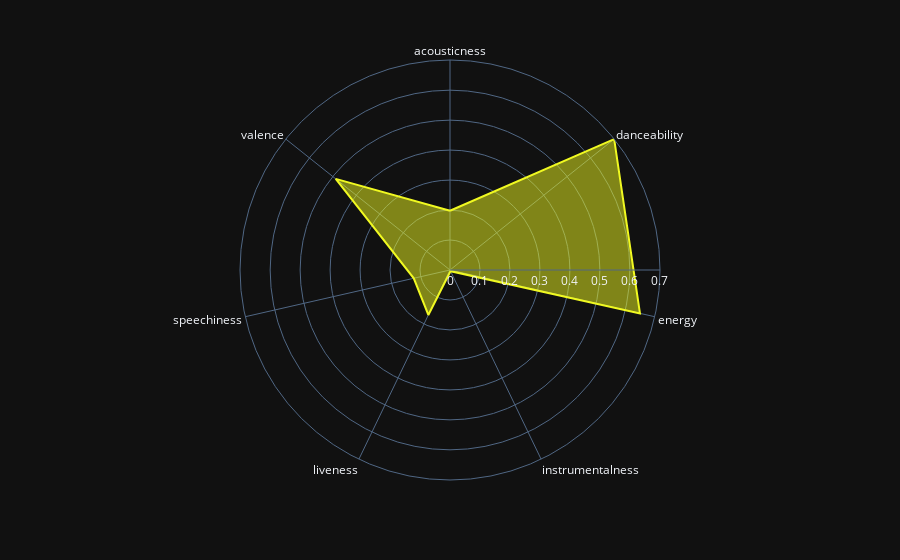

Notebook code cell kept with this figure:
### Code cell
# polar plot 

#caractéristiques à avoir sur le plot: on ne garde que celles-ci parce qu'elles ont la même échelle
carac = ['acousticness', 'danceability', 'energy', 'instrumentalness', 'liveness', 'speechiness',  'valence']

# moyenne de ces caractéristiques 

fig = px.line_polar(top_songs, theta=carac, r= top_songs[carac].mean(), line_close=True, template="plotly_dark", 
                    color_discrete_sequence=px.colors.sequential.Plasma_r)
fig.update_traces(fill='toself')
fig.update_layout(autosize = False)
fig.show()

### Figure 1 — Plotly figure (JSON) as saved in the notebook; plotly's stock layout.template omitted (floating-point values rounded to 4 significant figures)
{"data": [{"fill": "toself", "hovertemplate": "r=%{r}<br>theta=%{theta}<extra></extra>", "legendgroup": "", "line": {"color": "#f0f921", "dash": "solid"}, "marker": {"symbol": "circle"}, "mode": "lines", "name": "", "r": [0.1977, 0.7007, 0.6501, 0.004313, 0.1665, 0.1239, 0.4876, 0.1977], "showlegend": false, "subplot": "polar", "theta": ["acousticness", "danceability", "energy", "instrumentalness", "liveness", "speechiness", "valence", "acousticness"], "type": "scatterpolar"}], "layout": {"autosize": false, "legend": {"tracegroupgap": 0}, "margin": {"t": 60}, "polar": {"angularaxis": {"direction": "clockwise", "rotation": 90}, "domain": {"x": [0, 1], "y": [0, 1]}}}}
